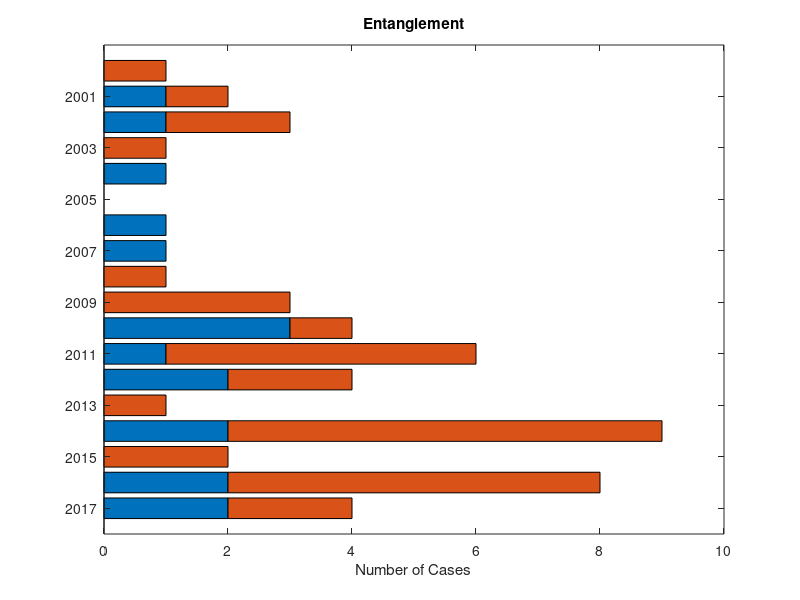

This figure's MATLAB source: (Note: this script raises an error after producing the figure.)
% NARWC 2017 Plots

%% timeline of management 


%% updated VS mortality data 
% Mortality vs SI
% Would expect fewer mortalities since rule. Seeing more SI since rule.
% column 2 = EN SI, 3 = VS SI, 4 = EN mortalities, 5 = VS mortalities

MSI = [2000,1,0,0,0;2001,1,0,1,2;2002,2,0,1,1;2003,1,0,0,1;2004,0,0,1,2;...
    2005,0,1,0,2;2006,0,1,1,4;2007,0,0,1,0;2008,1,0,0,0;2009,3,0,0,0;...
    2010,1,0,3,1;2011,5,2,1,1;2012,2,1,2,0;2013,1,0,0,0;2014,7,1,2,0;...
    2015,2,0,0,0;2016,6,0,2,1;2017,2,0,2,5];

myC= [0 0 0; .75 .75 .75];

figure(4); clf
barh(MSI(:,[4 2]),'stacked') % EN SI and MT
set(gca,'ytick',2:2:2017, 'yticklabel', 2001:2:2017); title('Entanglement')
xlim([0 10]); axis ij, ylim([0 19])
xlabel('Number of Cases')
adjustfigurefont('Helvetica',18)
colormap(myC)

print('Eg_ENMortSI_2017.png','-dpng','-r300')

figure(5); clf
barh(MSI(:,[5 3]),'stacked') % VS SI and MT
set(gca,'ytick',2:2:2017, 'yticklabel', 2001:2:2017); title('Vessel Strikes')
xlim([0 10]); axis ij; set(gca,'xdir','reverse','yaxislocation','right')
xlabel('Number of Cases'), ylim([0 19])
adjustfigurefont('Helvetica',18)
colormap(myC)

print('Eg_VSMortSI_2017.png','-dpng','-r300')

figure(15); clf
bar(MSI(:,[5 3]),'stacked') % VS SI and MT
set(gca,'xtick',2:2:length(MSI), 'xticklabel', 2001:2:2017); title('Vessel Strikes')
ylim([0 6]); 
ylabel('Number of Cases'), 
adjustfigurefont('Helvetica',16)
colormap(myC)

print('Eg_VSMortSI_2017_h.png','-dpng','-r300')


%% histogram through time
figure(6)
bar(MSI(:,[4 5]))

%% Timeline 
yrs = [1993 1994 1997 1999 2000 2003 2005 2006 2007 2008 2009 2013 2017]; 
figure(7), clf, hold on
plot(yrs,zeros(length(yrs),1),'k')
for i = 1:length(yrs)
% plot([yrs(i) yrs(i)],[0 1],'w')
end
set(gca,'xtick',yrs), ylim([0 1])
adjustfigurefont('Helvetica',18)
set(gcf,'paperpositionmode','auto')
xlim([1992 2018])
print('VS_ManagementTimeline','-dpng','-r300')
